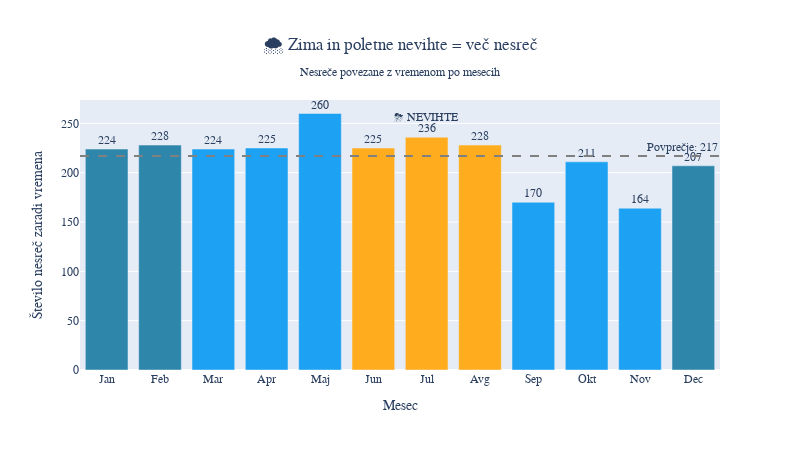

Notebook code cell kept with this figure:
### Markdown cell above
## 5. Vpliv vremena 🌧️

### Code cell
# Vpliv vremena - TWITTER VIZUALIZACIJA 6
weather_incidents = incident_df[incident_df['weather_related'] == 'Yes']
weather_by_month = weather_incidents.groupby('month')['incident_id'].count()
weather_by_month = weather_by_month.reindex(range(1, 13), fill_value=0)

meseci_si = ['Jan', 'Feb', 'Mar', 'Apr', 'Maj', 'Jun', 
             'Jul', 'Avg', 'Sep', 'Okt', 'Nov', 'Dec']

# Določi barve: zima = modra, poletje = rumena
colors_month = []
for m in range(1, 13):
    if m in [12, 1, 2]:
        colors_month.append('#2E86AB')  # Zimski meseci
    elif m in [6, 7, 8]:
        colors_month.append('#FFAD1F')  # Poletni meseci
    else:
        colors_month.append(TWITTER_COLORS['primary'])

fig = go.Figure()

fig.add_trace(go.Bar(
    x=meseci_si,
    y=weather_by_month.values,
    marker_color=colors_month,
    text=weather_by_month.values,
    textposition='outside'
))

# Dodaj povprečno linijo
avg_weather = weather_by_month.mean()
fig.add_hline(y=avg_weather, line_dash="dash", line_color="gray",
             annotation_text=f"Povprečje: {avg_weather:.0f}")

fig.update_layout(
    title={
        'text': '🌨️ Zima in poletne nevihte = več nesreč<br><sub>Nesreče povezane z vremenom po mesecih</sub>',
        'x': 0.5,
        'xanchor': 'center'
    },
    xaxis_title="Mesec",
    yaxis_title="Število nesreč zaradi vremena",
    font=dict(family="Arial, sans-serif"),
    height=450,
    width=800,
    showlegend=False,
    annotations=[
        dict(x='Jan', y=weather_by_month[1]+20, text="❄️ ZIMA", showarrow=False),
        dict(x='Jul', y=weather_by_month[7]+20, text="⛈️ NEVIHTE", showarrow=False)
    ]
)

fig.show()

# Primerjava časov čiščenja
weather_clear = weather_incidents['clearance_minutes'].mean()
normal_clear = incident_df[incident_df['weather_related'] == 'No']['clearance_minutes'].mean()

print("\n📱 PRIMERNO ZA TWITTER: Vpliv vremena")
print("💬 Predlog besedila:")
print(f"\"Dež/sneg = {(weather_clear/normal_clear - 1)*100:.0f}% daljši zastoji!")
print(f"Nesreče v slabem vremenu: {weather_clear:.0f} min vs normalno: {normal_clear:.0f} min")
print("Prilagodite hitrost vremenskim razmeram! #VarnostPredVsem\"")

### Figure 1 — Plotly figure (JSON) as saved in the notebook; plotly's stock layout.template omitted (floating-point values rounded to 4 significant figures)
{"data": [{"marker": {"color": ["#2E86AB", "#2E86AB", "#1DA1F2", "#1DA1F2", "#1DA1F2", "#FFAD1F", "#FFAD1F", "#FFAD1F", "#1DA1F2", "#1DA1F2", "#1DA1F2", "#2E86AB"]}, "text": [224.0, 228.0, 224.0, 225.0, 260.0, 225.0, 236.0, 228.0, 170.0, 211.0, 164.0, 207.0], "textposition": "outside", "type": "bar", "x": ["Jan", "Feb", "Mar", "Apr", "Maj", "Jun", "Jul", "Avg", "Sep", "Okt", "Nov", "Dec"], "y": [224, 228, 224, 225, 260, 225, 236, 228, 170, 211, 164, 207]}], "layout": {"annotations": [{"showarrow": false, "text": "Povprečje: 217", "x": 1, "xanchor": "right", "xref": "x domain", "y": 216.8, "yanchor": "bottom", "yref": "y"}, {"showarrow": false, "text": "⛈️ NEVIHTE", "x": "Jul", "y": 256}], "font": {"family": "Arial, sans-serif"}, "height": 450, "shapes": [{"line": {"color": "gray", "dash": "dash"}, "type": "line", "x0": 0, "x1": 1, "xref": "x domain", "y0": 216.8, "y1": 216.8, "yref": "y"}], "showlegend": false, "title": {"text": "🌨️ Zima in poletne nevihte = več nesreč<br><sub>Nesreče povezane z vremenom po mesecih</sub>", "x": 0.5, "xanchor": "center"}, "width": 800, "xaxis": {"title": {"text": "Mesec"}}, "yaxis": {"title": {"text": "Število nesreč zaradi vremena"}}}}
